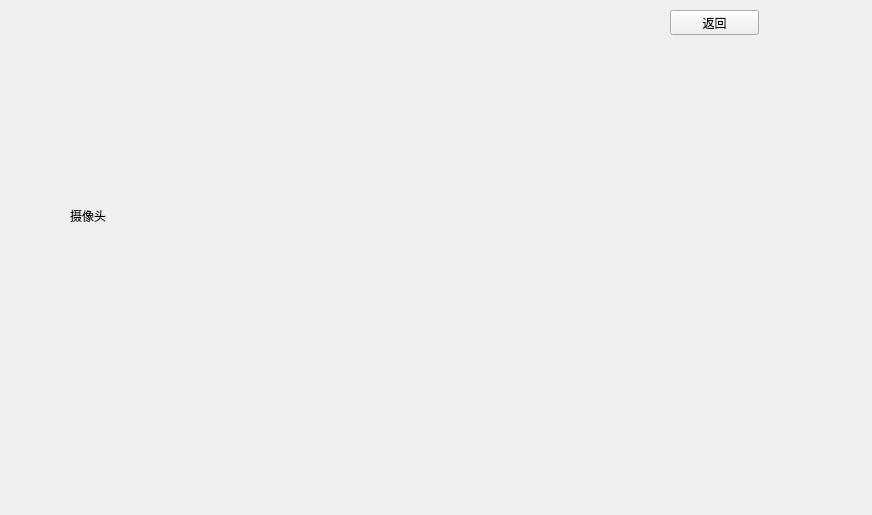
<?xml version="1.0" encoding="UTF-8"?>
<ui version="4.0">
 <class>Form</class>
 <widget class="QWidget" name="Form">
  <property name="geometry">
   <rect>
    <x>0</x>
    <y>0</y>
    <width>872</width>
    <height>515</height>
   </rect>
  </property>
  <property name="windowTitle">
   <string>Form</string>
  </property>
  <widget class="QPushButton" name="pushButton">
   <property name="geometry">
    <rect>
     <x>670</x>
     <y>10</y>
     <width>89</width>
     <height>25</height>
    </rect>
   </property>
   <property name="text">
    <string>返回</string>
   </property>
  </widget>
  <widget class="QLabel" name="label">
   <property name="geometry">
    <rect>
     <x>70</x>
     <y>20</y>
     <width>1111</width>
     <height>391</height>
    </rect>
   </property>
   <property name="text">
    <string>摄像头</string>
   </property>
  </widget>
 </widget>
 <resources/>
 <connections/>
</ui>
